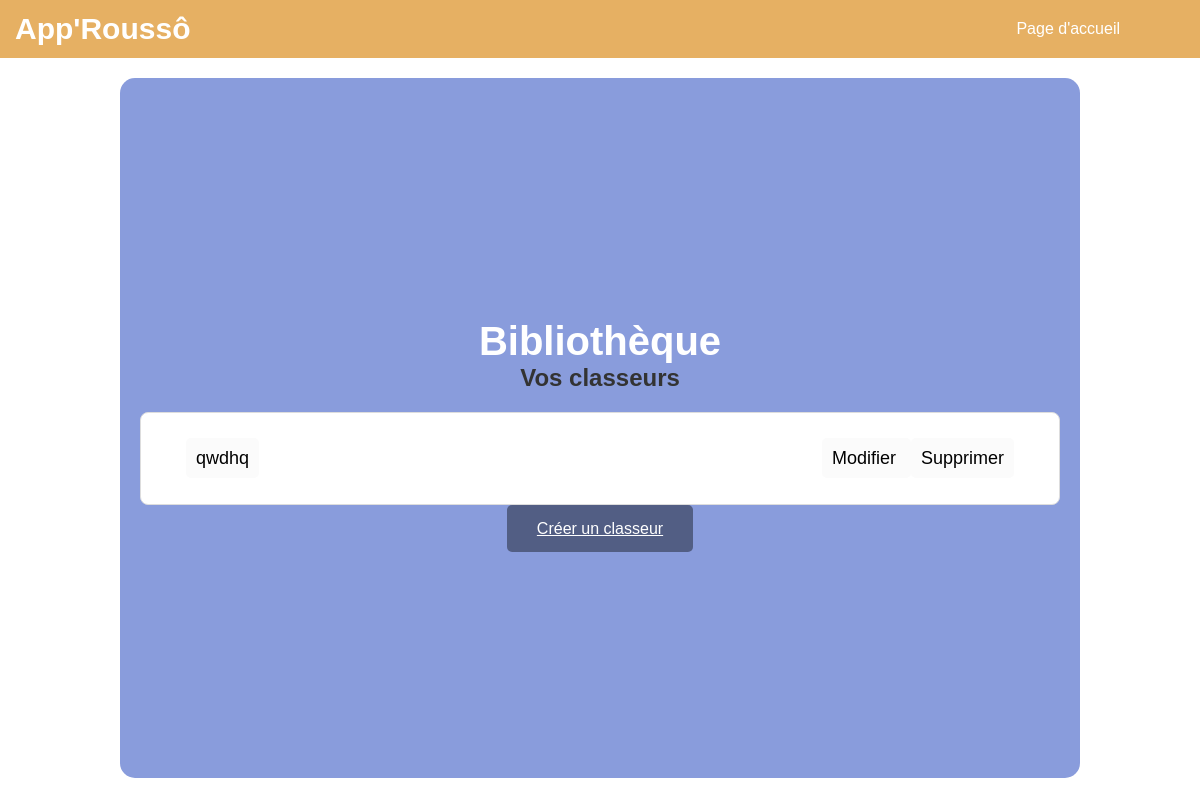
/classeurs/ (signed in), run on an earlier commit of the app's database.
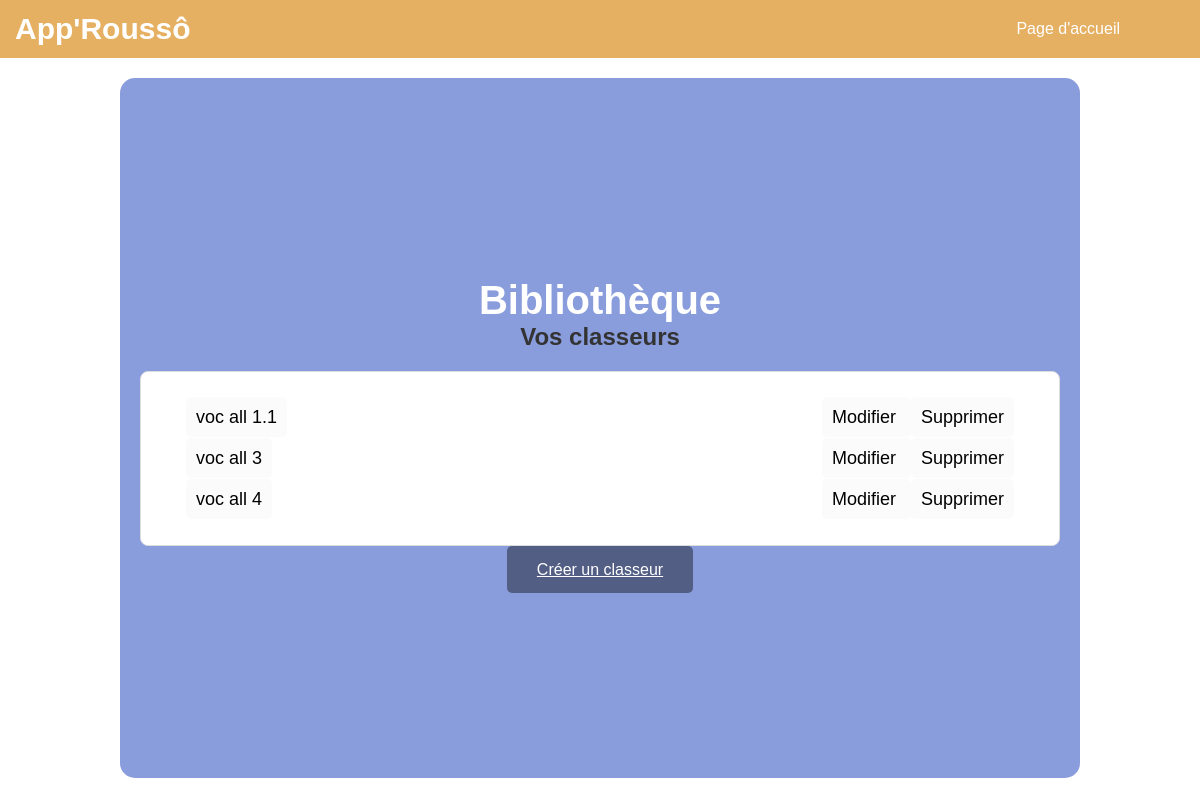
And on a later commit of the database.
### cards/models.py (models this page shows, shortened)
class Classeur(models.Model):
    name = models.CharField(max_length=200, null=False)
    user = models.ForeignKey(User, on_delete=models.CASCADE)  # Classeur is associated with a user

### cards/views.py (the view)
# urls.py: path('classeurs/', views.classeur_list, name='classeur_list'),
@login_required
def classeur_list(request):
    if not request.user.is_authenticated:
        return redirect('login')  # Redirect to the login page or handle it as needed
    classeurs = Classeur.objects.filter(user=request.user)
    return render(request, 'cards/classeur_list.html', {'classeurs': classeurs})

### cards/templates/cards/classeur_list.html (shortened to what this page needs)
<!DOCTYPE html>
<html lang="en">
{% load static %}
<head>
    <link rel="stylesheet" href="https://cdn.simplecss.org/simple.min.css">
    <link rel="stylesheet" href="{% static 'css/styles_classeur_liste.css' %}">
</head>
<body>
    <nav>
        <h1>App'Roussô</h1>
        <ul>
            <li><a href="{% url 'welcome' %}">Page d'accueil</a></li>
        </ul>
    </nav>
    {% block content %}
    <div class="container">
        <div class="box-classeur">
            <h1>Bibliothèque</h1>
            <h3>Vos classeurs</h3>
            {% if classeurs %}
                <ul class="classeur-list">
                    {% for classeur in classeurs %}
                        <li>
                            <span class="classeur-title"><a href="{% url 'classeur_detail' classeur.pk %}">{{ classeur.name }}</a></span>
                            <div class="classeur-actions">
                                <a href="{% url 'classeur-edit' classeur.pk %}">
                                    Modifier
                                </a>
                                <a href="{% url 'classeur_delete' classeur.pk %}">
                                    Supprimer
                                </a>
                            </div>
                        </li>
                    {% endfor %}
                </ul>
            {% else %}
                <p>Aucun classeur trouvé.</p>
            {% endif %}
            <div class="buttons">
                <a href="{% url 'classeur_create' %}" class="button">Créer un classeur</a>
            </div>
        </div>
    </div>
    {% endblock %}
</body>
</html>

### static/css/styles_classeur_liste.css (style rules this page uses)
* { margin: 0; padding: 0; box-sizing: border-box; font-family: 'arial', sans-serif; }
body { width: 100%; height: 100%; display: flex; flex-direction: column; }
nav { width: 100%; display: flex; align-items: center; justify-content: space-between; padding: 10px 0; background: #e6b063; }
nav ul { list-style: none; width: 100%; text-align: right; padding-right: 60px; }
nav ul li { display: inline-block; margin: 10px 20px; }
nav ul li a { color: #ffffff; text-decoration: none; }
.container { width: 100vw; height: 90vh; box-sizing: border-box; display: flex; justify-content:center; padding-top: 20px; }
nav h1 { font-size: 30px; color: white; margin: 0; padding-left: 15px; }
.button { margin: 10px; padding: 15px 30px; font-size: 16px; cursor: pointer; border: none; border-radius: 5px; background-color: rgba(0,0,0,0.4); color: white; transition: background-color 0.3s; }
.box-register, .box-classeur { background: #e6a24d; width: 80vw; height: auto; justify-content: center; align-content: center; padding: 60px; }
div ul { list-style: none; width: 100%; text-align: left; padding-right: 60px; row-gap: 10px; }
div ul li { display: flex; margin: 20px 30px; }
div ul li a { color: black; text-decoration: none; background: #fbfbfb; border-radius: 5px; width: 100%; padding: 10px; }
h1 { font-size: 40px; color: white; align-content: center; text-align: center; }
.box-flashcards, .box-classeur { text-align: center; padding: 20px; background-color: #899cdc; border-radius: 15px; }
.box-flashcards h3, .box-classeur h3 { font-size: 24px; color: #333; margin-bottom: 20px; }
ul { list-style: none; padding: 0; }
.cards-list, .classeur-list { background-color: #fff; border: 1px solid #ddd; border-radius: 8px; padding: 15px; margin-bottom: 15px; transition: transform 0.3s ease; }
.cards-list h4, .classeur-list { font-size: 18px; color: #555; }
.classeur-title { flex: 2 }

What changed in the data, as far as the page shows it:
removed Classeur: name "qwdhq"
added Classeur: name "voc all 1.1"
added Classeur: name "voc all 3"
added Classeur: name "voc all 4"
